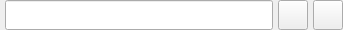
<?xml version="1.0" encoding="UTF-8"?>
<ui version="4.0">
 <class>widgetListsAdmins</class>
 <widget class="QWidget" name="widgetListsAdmins">
  <property name="geometry">
   <rect>
    <x>0</x>
    <y>0</y>
    <width>343</width>
    <height>30</height>
   </rect>
  </property>
  <property name="windowTitle">
   <string>Form</string>
  </property>
  <property name="styleSheet">
   <string notr="true">QPushButton{	
	text-align: center;
}</string>
  </property>
  <layout class="QHBoxLayout" name="horizontalLayout">
   <property name="spacing">
    <number>5</number>
   </property>
   <property name="leftMargin">
    <number>0</number>
   </property>
   <property name="topMargin">
    <number>0</number>
   </property>
   <property name="rightMargin">
    <number>0</number>
   </property>
   <property name="bottomMargin">
    <number>0</number>
   </property>
   <item>
    <widget class="QLabel" name="lbl_id_admin">
     <property name="minimumSize">
      <size>
       <width>0</width>
       <height>0</height>
      </size>
     </property>
     <property name="maximumSize">
      <size>
       <width>0</width>
       <height>0</height>
      </size>
     </property>
     <property name="lineWidth">
      <number>0</number>
     </property>
     <property name="text">
      <string/>
     </property>
    </widget>
   </item>
   <item>
    <widget class="QLineEdit" name="le_name_admin">
     <property name="minimumSize">
      <size>
       <width>0</width>
       <height>30</height>
      </size>
     </property>
     <property name="maximumSize">
      <size>
       <width>16777215</width>
       <height>30</height>
      </size>
     </property>
    </widget>
   </item>
   <item>
    <widget class="QPushButton" name="btn_save_admin">
     <property name="sizePolicy">
      <sizepolicy hsizetype="Fixed" vsizetype="Fixed">
       <horstretch>0</horstretch>
       <verstretch>0</verstretch>
      </sizepolicy>
     </property>
     <property name="minimumSize">
      <size>
       <width>30</width>
       <height>30</height>
      </size>
     </property>
     <property name="maximumSize">
      <size>
       <width>30</width>
       <height>30</height>
      </size>
     </property>
     <property name="cursor">
      <cursorShape>PointingHandCursor</cursorShape>
     </property>
     <property name="toolTip">
      <string>Сохранить</string>
     </property>
     <property name="styleSheet">
      <string notr="true"/>
     </property>
     <property name="text">
      <string/>
     </property>
     <property name="icon">
      <iconset resource="../../resource.qrc">
       <normaloff>:/icons/icons/save_.svg</normaloff>:/icons/icons/save_.svg</iconset>
     </property>
     <property name="iconSize">
      <size>
       <width>20</width>
       <height>20</height>
      </size>
     </property>
    </widget>
   </item>
   <item>
    <widget class="QPushButton" name="btn_delete_admin">
     <property name="minimumSize">
      <size>
       <width>30</width>
       <height>30</height>
      </size>
     </property>
     <property name="maximumSize">
      <size>
       <width>30</width>
       <height>30</height>
      </size>
     </property>
     <property name="cursor">
      <cursorShape>PointingHandCursor</cursorShape>
     </property>
     <property name="toolTip">
      <string>Удалить запись</string>
     </property>
     <property name="text">
      <string/>
     </property>
     <property name="icon">
      <iconset resource="../../resource.qrc">
       <normaloff>:/icons/icons/trash_.svg</normaloff>:/icons/icons/trash_.svg</iconset>
     </property>
     <property name="iconSize">
      <size>
       <width>20</width>
       <height>20</height>
      </size>
     </property>
    </widget>
   </item>
  </layout>
 </widget>
 <resources>
  <include location="../../resource.qrc"/>
 </resources>
 <connections/>
</ui>
